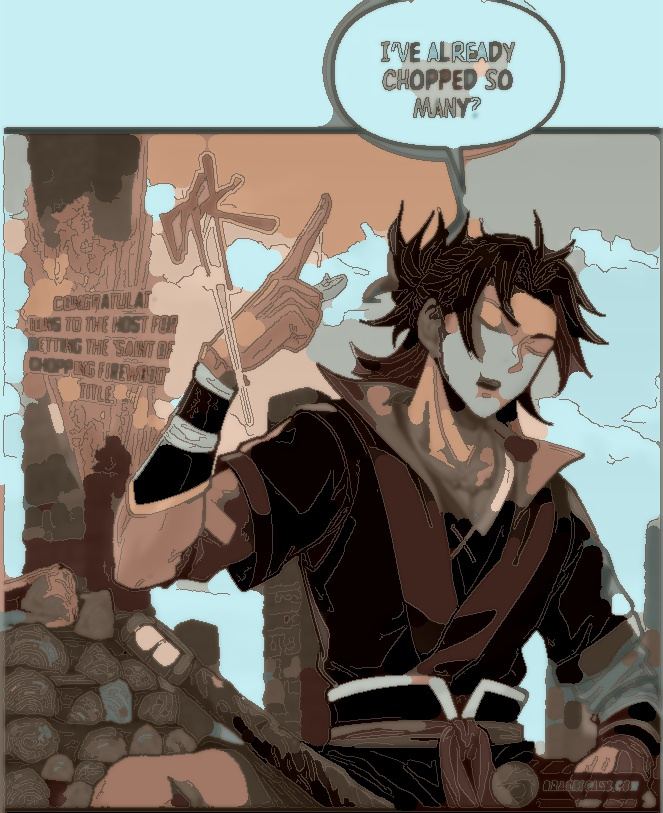
#> input picture dataset1/baseline/1_100.jpg, 663 x 813 px
$ python -i image_processing_helpers.py   (imports and definitions only)   (older library calls are emulated)
#> lines starting #> are read from the running program, lines starting #| are printed output that depends on the picture
import cv2
import matplotlib.pyplot as plt
import numpy as np
from PIL import Image

from cv2 import GaussianBlur, bilateralFilter, filter2D
import numpy as np

# [5 lines left out: function show_image, not called in this run]

def MLoG(img, kernelSize):
    #Laplace of Gaussian
    gaussianImg = cv2.GaussianBlur(img, (kernelSize, kernelSize), 0, 0)
    laplaceImg = cv2.Laplacian(gaussianImg, cv2.CV_16S)
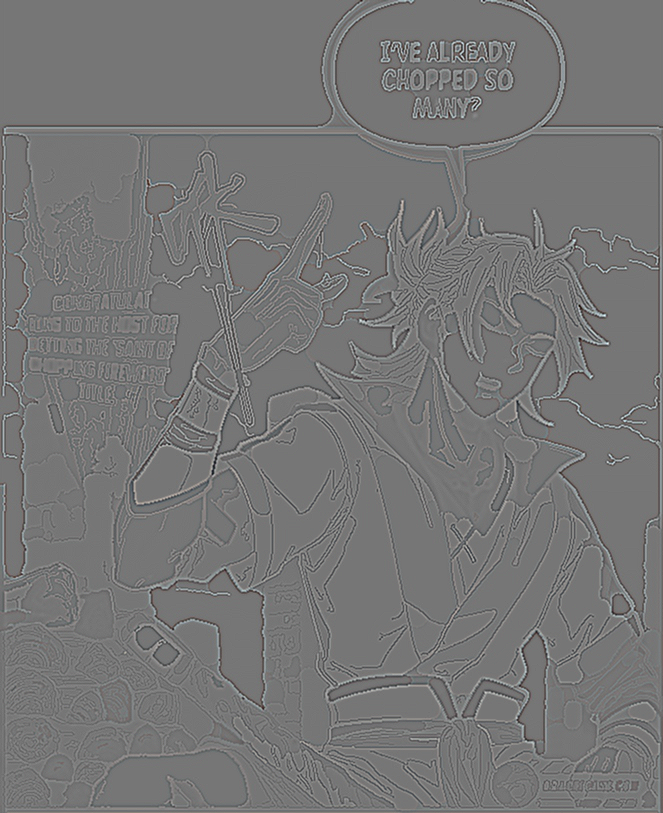
#> laplaceImg: shape (813, 663, 3) int16; mean R, G, B 0, 0, 0; drawn with min black and max white
    laplaceImg[laplaceImg < 0] = 0
    laplaceImg = cv2.convertScaleAbs(laplaceImg)
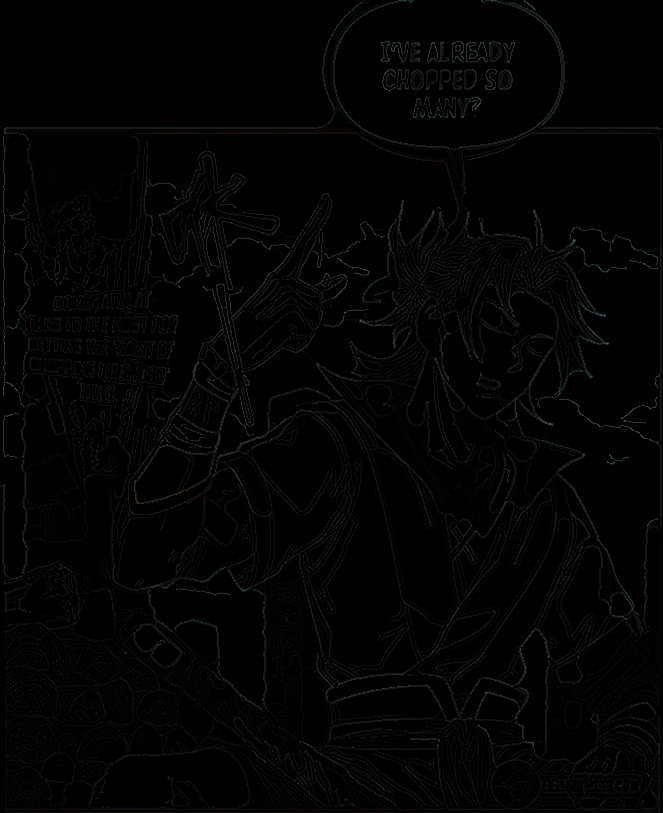
#> laplaceImg: shape (813, 663, 3); mean R, G, B 3.1, 3.1, 3

    ret,threshold_img = cv2.threshold(laplaceImg, 0, 255, cv2.THRESH_BINARY+cv2.THRESH_OTSU)
    #binarize otsu
    return threshold_img

# [13 lines left out: function CCC, not called in this run]

def STC(img, kernelSize):
    #Stop Criteria
    #KernelSize can only be odd numbers

    mlog1 = MLoG(img, kernelSize)
    mlog2 = MLoG(img, kernelSize - 2)
    mlog3 = MLoG(img, 1)

    ncc1, _ = cv2.connectedComponents(mlog1)
    ncc2, _ = cv2.connectedComponents(mlog2)
    ncc3, _ = cv2.connectedComponents(mlog3)
    return ((ncc1/ncc3) * np.abs(ncc2 - ncc1))

def ScreenToneRemoval(img, stcThreshold=1, beta=0.8):
    '''
    Return: remoovalMask, iLog, ibase
    '''
    maxCCC = 0
    iLog = 1
    i = 3
    while STC(img, i) > stcThreshold:
        if (CCC(img, i) > (beta * maxCCC)):
            iLog = i
            print("i: ",iLog)
            maxCCC = max(maxCCC, CCC(img, i))

        i = i + 2
#> this loop made 0 passes
#> after the loop, i = 3; iLog = 1; maxCCC = 0

    iLog = iLog + 4 #ilog

    if (int(i/2))%2 == 0:
        ibase = min(int(i/2) + 1, iLog)
    else:
        ibase = min(int(i/2), iLog)

    M_logI = MLoG(img, iLog)
    M_logBase = MLoG(img, ibase)
    Mask = cv2.bitwise_and(M_logI, M_logBase)

    return iLog, ibase, Mask

# [436 lines left out: functions DifferenceOfGaussian, blur, sharp, auto_canny, removeScreentones, _brightness and 14 more, not called in this run]

>>> import cv2
>>> picture = cv2.cvtColor(cv2.imread('dataset1/baseline/1_100.jpg'), cv2.COLOR_BGR2RGB)
#> (the run stopped early here; a loop or call above may not have finished)
